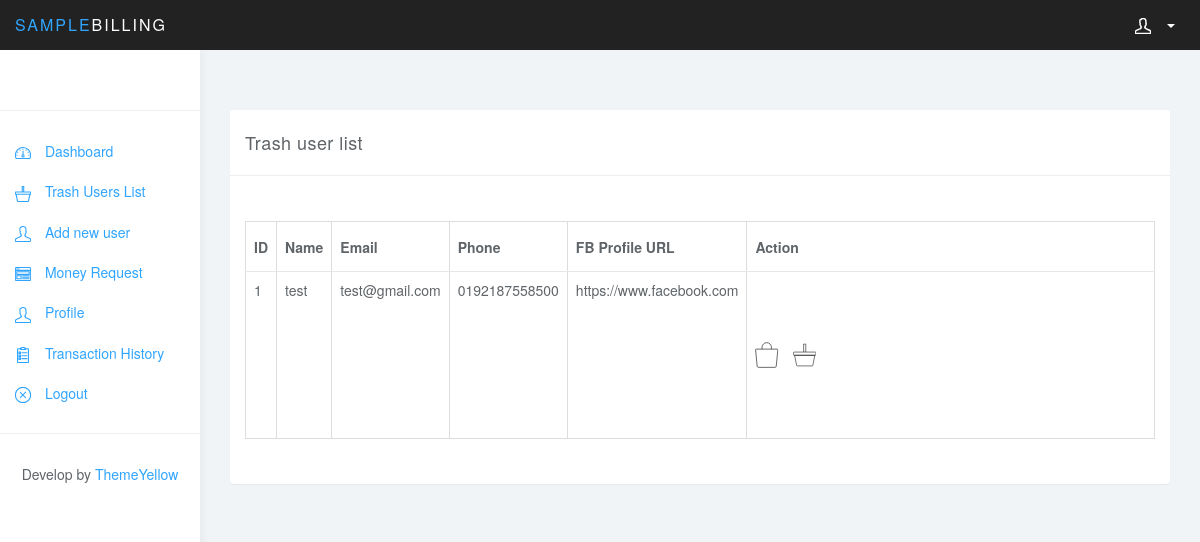
Screenshot of /views/trash-item.php?id=587537ab98cd9 (signed in) with the database file from the repository.
### tables this page shows
CREATE TABLE `user_table` (
  `id` int(11) NOT NULL,
  `unique_id` varchar(255) NOT NULL,
  `name` varchar(255) NOT NULL,
  `password` varchar(255) NOT NULL,
  `email` varchar(255) NOT NULL,
  `phone` varchar(255) NOT NULL,
  `fb_profile_url` varchar(255) NOT NULL,
  `is_admin` int(11) NOT NULL,
  `is_delete` int(11) NOT NULL,
  `created` datetime NOT NULL,
  `modified` datetime NOT NULL,
  `restore` datetime NOT NULL,
  `deleted` datetime NOT NULL
);

### src/SampleBilling.php (called while the page is built, shortened)
<?php
class SampleBilling
{
    public $data;
    public $con;
    public function __construct()
    {
        $this->con = new PDO('mysql:host=localhost;dbname=SampleBilling', "root", "");
    }
    public function indexTrash()
    {
        try {
            $qur = "SELECT * FROM user_table WHERE is_delete = 1";
            $query = $this->con->prepare($qur);
            $query->execute();
            while ($row = $query->fetch(PDO::FETCH_ASSOC)) {
                $this->data[] = $row;
            }
            return $this->data;
        } catch (PDOException $e) {
            echo 'Error: ' . $e->getMessage();
        }
    }
}

### views/trash-item.php (the view, shortened to what this page needs)
<?
include_once "../src/SampleBilling.php";
$obj = new SampleBilling();
$obj->loginCheck();
$allData = $obj->indexTrash();
include_once "header.php";
include_once "navbar.php";
include_once "sidebar.php";
?>
<div class="col-sm-9 col-sm-offset-3 col-lg-10 col-lg-offset-2 main">
    <div class="row mtb60">
        <div class="col-lg-12">
            <div class="panel panel-default">
                <div class="panel-heading">Trash user list</div>
                <div class="panel-body">
                    <div class="row">
                        <div class="col-md-12">
                            <div class="table-responsive mtb30">
                                <table class="table table-bordered table-hover">
                                    <thead>
                                    <tr>
                                        <th>ID</th>
                                        <th>Name</th>
                                        <th>Email</th>
                                        <th>Phone</th>
                                        <th>FB Profile URL</th>
                                        <th>Action</th>
                                    </tr>
                                    </thead>
                                    <tbody>
                                    <?
                                    if (isset($allData) && !empty($allData)){
                                    $serial = 1;
                                    foreach ($allData as $onedata) {
                                        ?>
                                        <tr>
                                            <td><?php echo $serial++; ?></td>
                                            <td><?php echo $onedata['name'] ?></td>
                                            <td><?php echo $onedata['email'] ?></td>
                                            <td><?php echo $onedata['phone'] ?></td>
                                            <td><?php echo $onedata['fb_profile_url'] ?></td>
                                            <td><a href="restore.php?id=<?php echo $onedata['unique_id'] ?>" onclick="return confirm('Are you sure?');" data-toggle="tooltip" data-placement="top" title="Restore">
                                                    <svg class="ticon glyph stroked bag"><use xlink:href="#stroked-bag"></use></svg>
                                                </a>
                                                <?php if ($onedata['is_admin'] == 0) { ?>
                                                    <a href="delete.php?id=<?php echo $onedata['unique_id'] ?>"
                                                       onclick="return confirm('Are you sure? If you delete this user then will delete this user all data');"  data-toggle="tooltip" data-placement="top" title="Delete">
                                                        <svg class="ticon glyph stroked basket "><use xlink:href="#stroked-basket"></use></svg>
                                                    </a>
                                                <?php } ?>
                                            </td>
                                        </tr>
                                    <?php } } else { ?>
                                    <td colspan="6" class="text-center"><strong>No Available Data</strong></td>
                                    <? } ?>
                                    </tbody>
                                </table>
                            </div>
                        </div>
                    </div>
                </div>
            </div>
        </div>
    </div>
</div>
<?
include_once "footer.php"
?>

### views/css/styles.css (style rules this page uses)
body { background: #f1f4f7; padding-top: 50px; color: #5f6468; }
a, a:hover, a:focus { color: #30a5ff; }
.panel { border: 0; }
.panel-heading { font-size: 18px; font-weight: 300; letter-spacing: 0.025em; height: 66px; line-height: 45px; }
.panel-default .panel-heading { background: #fff; border-bottom: 1px solid #eee; color: #5f6468; }
.table { background: #fff; }
.table>thead>tr>th { border-bottom: 1px solid #e6e7e8; vertical-align: middle; height: 50px; }

### views/css/custom.css (style rules this page uses)
a, a:hover, a:focus { text-decoration: none; }
.mtb60 { margin: 60px 0; }
.mtb30 { margin: 30px 0; }
.table .ticon { width: 6%; height: 22%;; margin-right: 10px; color: #000; }

### rows the page displays
user_table: name "test", email "test@gmail.com", phone "0192187558500", fb_profile_url "https://www.facebook.com"
